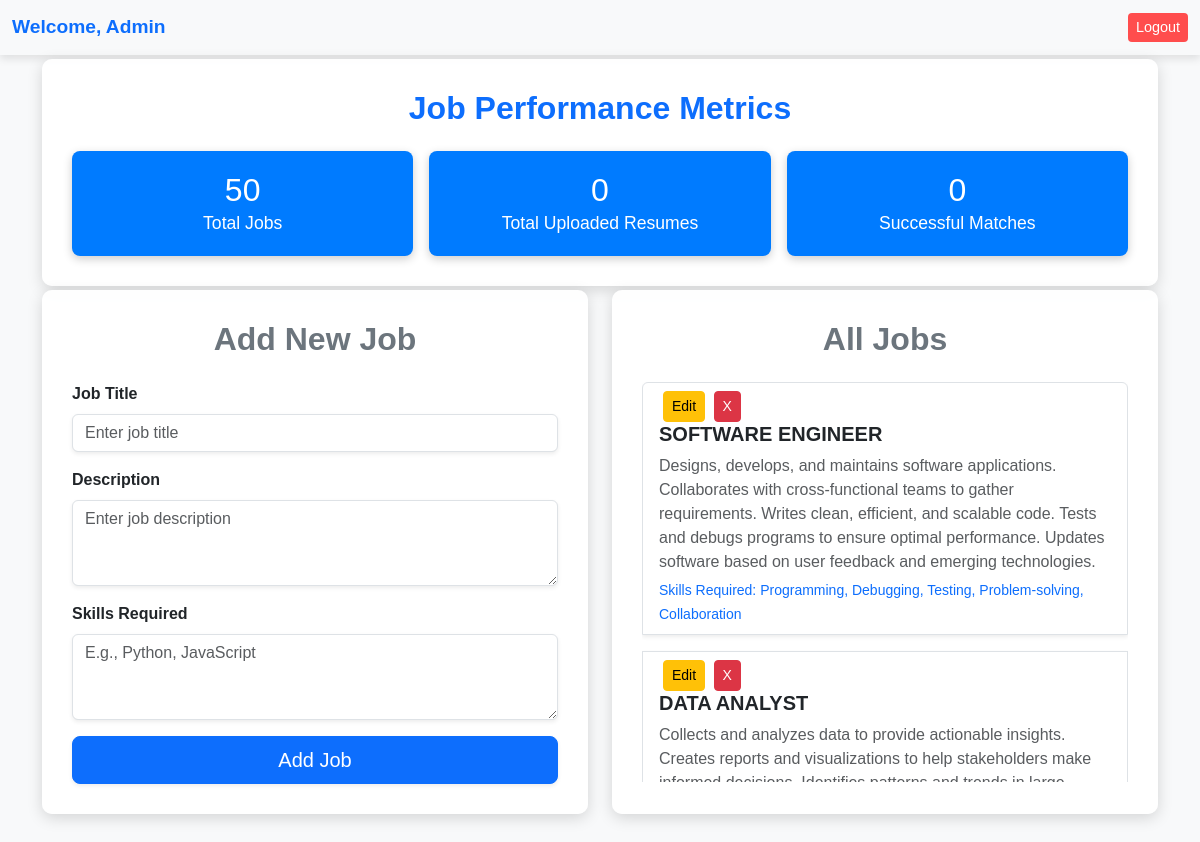
The app's page /jobs/add-job/ (signed in) with its own data.
### jobs/models.py (models this page shows)
class Job(models.Model):
    title = models.CharField(max_length=255)
    description = models.TextField()
    skills_required = models.TextField()
    def __str__(self):
        return self.title

### jobs/views.py (the view)
# urls.py: path('add-job/', views.add_job, name='add_job'),  # URL to submit a new job
@login_required
@user_passes_test(is_admin)
def add_job(request):
    if request.method == 'POST':
        form = JobForm(request.POST)
        if form.is_valid():
            form.save()
            return redirect('add_job')  # Redirect to the job list page after saving
    else:
        form = JobForm()
    job_matches = JobMatch.objects.all()
    jobs = Job.objects.all()  # Fetch all jobs from the database
    print(jobs)  # This will print the list of jobs in the terminal
    performance_metrics = calculate_performance_metrics()
    context = {
        'form': form,
        'job_matches': job_matches,
        'performance_metrics': performance_metrics,
        'jobs': jobs,  # Pass the jobs to the template
    }
    return render(request, 'jobs/add_job.html', context)

### jobs/forms.py
class JobForm(forms.ModelForm):
    class Meta:
        model = Job
        fields = ['title', 'description', 'skills_required']

### jobs/views.py (called while the page is built)
def is_admin(user):
    return user.is_staff

def calculate_performance_metrics():
    total_jobs = Job.objects.count()
    total_resumes = Resume.objects.count()  # Correctly fetch count of resumes
    successful_matches = Resume.objects.filter(status='successful').count()  # Count successful matches
    return {
        'total_jobs': total_jobs,
        'total_resumes': total_resumes,  # Add this line
        'successful_matches': successful_matches,
    }

### jobs/templates/jobs/add_job.html (shortened to what this page needs)
<!DOCTYPE html>
<html lang="en">
<head>
    <link href="https://cdn.jsdelivr.net/npm/bootstrap@5.3.0/dist/css/bootstrap.min.css" rel="stylesheet">
</head>
<body>
    <nav class="navbar navbar-light bg-light">
        <div class="container-fluid">
            <a class="navbar-brand text-primary">Welcome, Admin</a>
            <form action="{% url 'logout' %}" method="post" class="d-flex">
                <button type="submit" class="btn logout-btn btn-sm">Logout</button>
            </form>
        </div>
    </nav>
    <div class="container mt-1">
        <div class="box mb-1">
            <h2 class="text-center text-primary fw-bold mb-4">Job Performance Metrics</h2>
            <div class="row g-3">
                <div class="col-md-4">
                    <div class="metric-box">
                        <h3>{{ performance_metrics.total_jobs }}</h3>
                        <p>Total Jobs</p>
                    </div>
                </div>
                <div class="col-md-4">
                    <div class="metric-box">
                        <h3>{{ performance_metrics.total_resumes }}</h3>
                        <p>Total Uploaded Resumes</p>
                    </div>
                </div>
                <div class="col-md-4">
                    <div class="metric-box">
                        <h3>{{ performance_metrics.successful_matches }}</h3>
                        <p>Successful Matches</p>
                    </div>
                </div>
            </div>
        </div>
        <div class="row g-4">
            <div class="col-md-6">
                <div class="box">
                    <h2 class="text-center text-secondary fw-bold mb-4">Add New Job</h2>
                    <form method="POST">
                        <div class="mb-3">
                            <label for="title" class="form-label fw-bold">Job Title</label>
                            <input type="text" class="form-control shadow-sm" id="title" name="title" placeholder="Enter job title" required>
                        </div>
                        <div class="mb-3">
                            <label for="description" class="form-label fw-bold">Description</label>
                            <textarea class="form-control shadow-sm" id="description" name="description" rows="3" placeholder="Enter job description" required></textarea>
                        </div>
                        <div class="mb-3">
                            <label for="skills_required" class="form-label fw-bold">Skills Required</label>
                            <textarea class="form-control shadow-sm" id="skills_required" name="skills_required" rows="3" placeholder="E.g., Python, JavaScript" required></textarea>
                        </div>
                        <button type="submit" class="btn btn-primary btn-lg w-100 shadow-sm">Add Job</button>
                    </form>
                </div>
            </div>
            <div class="col-md-6 mx-auto">
                <div class="box">
                    <h2 class="text-center text-secondary fw-bold mb-4">All Jobs</h2>
                    <div class="scrollable-container">
                        <div class="list-group" id="jobList">
                            {% for job in jobs %}
                                <div class="list-group-item list-group-item-action shadow-sm mb-3 d-flex justify-content-between align-items-center">
                                    <div>
                                        <button type="button" class="btn btn-warning btn-sm mx-1" data-bs-toggle="modal" data-bs-target="#editConfirmModal{{ job.id }}">Edit</button>
                                        <button type="button" class="btn btn-danger btn-sm" data-bs-toggle="modal" data-bs-target="#deleteModal{{ job.id }}">X</button>
                                        <h5 class="fw-bold">{{ job.title }}</h5>
                                        <p class="mb-1 text-muted">{{ job.description }}</p>
                                        <small class="text-primary">Skills Required: {{ job.skills_required }}</small>
                                    </div>
                                </div>
                            {% empty %}
                                <p class="text-center text-muted">No jobs available.</p>
                            {% endfor %}
                        </div>
                    </div>
                </div>
            </div>
        </div>
    </div>
</body>
</html>

### jobs/templates/jobs/add_job.html (style rules this page uses)
body { background-color: #f8f9fa; font-family: 'Arial', sans-serif; }
.box { background: rgba(255, 255, 255, 0.95); padding: 30px; border-radius: 10px; box-shadow: 0 4px 15px rgba(0, 0, 0, 0.15); position: relative; height: 100%; }
.metric-box { background: #007bff; color: white; border-radius: 8px; padding: 20px; text-align: center; box-shadow: 0 3px 10px rgba(0, 0, 0, 0.2); }
.metric-box h3 { font-size: 2rem; margin: 0; }
.metric-box p { margin: 0; font-size: 1.1rem; }
.navbar { box-shadow: 0 4px 8px rgba(0, 0, 0, 0.1); }
.navbar-brand { font-weight: bold; font-size: 1.2rem; }
.logout-btn { background: #ff4d4d; color: white; border: none; font-size: 0.9rem; }
.scrollable-container { max-height: 400px; overflow-y: auto; }

### records on screen
Job: title "SOFTWARE ENGINEER", description "Designs, develops, and maintains software applications. Collaborates with cross-functional teams to gather requirements. Writes clean, efficient, and scalable code. Tests and debugs programs to ensure optimal performance. Updates software based on user feedback and emerging technologies.", skills_required "Programming, Debugging, Testing, Problem-solving, Collaboration"
Job: title "DATA ANALYST", description "Collects and analyzes data to provide actionable insights. Creates reports and visualizations to help stakeholders make…"

### other values on screen
{{ performance_metrics.total_jobs }} "50"
{{ performance_metrics.total_resumes }} "0"
{{ performance_metrics.successful_matches }} "0"
